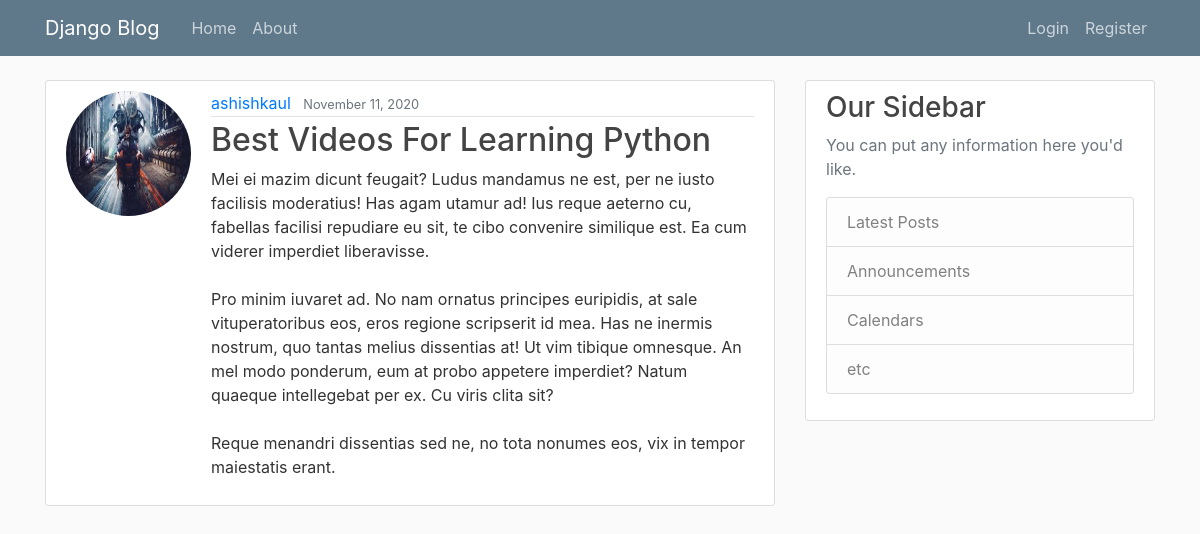
The page /post/29/ on the database its author committed.
### blog/models.py (models this page shows, shortened)
class Post(models.Model):
    title = models.CharField(max_length=100)
    post = models.TextField()
    date_posted = models.DateTimeField(default=timezone.now)
    author = models.ForeignKey(User, on_delete=models.CASCADE)

### users/models.py (models this page shows, shortened)
class Profile(models.Model):
    user = models.OneToOneField(User, on_delete=models.CASCADE)
    image = models.ImageField(default='default.jpeg', upload_to='profile-pics')

### blog/views.py (the view)
# urls.py: path('post/<int:pk>/', PostDetailView.as_view(), name='post-detail'),
class PostDetailView(DetailView):
    model = Post

### blog/templates/blog/post_detail.html (shortened to what this page needs)
{% extends "blog/base.html" %}
{% block content %}
  <article class="media content-section">
  <img class="rounded-circle account-img" src="{{ object.author.profile.image.url }}">
  <div class="media-body">
    <div class="article-metadata">
      <a class="mr-2" href="{% url 'user-posts' object.author.username %}">{{ object.author }}</a>
      <small class="text-muted">{{ object.date_posted|date:"F d, Y" }}</small>
    </div>
    <h2 class="article-content">{{ object.title }}</h2>
    <p class="article-content">{{ object.post }}</p>
  </div>
  </article>
{% endblock content %}

### blog/templates/blog/static/blog/main.css (style rules this page uses)
body { background: #fafafa; color: #333333; margin-top: 5rem; }
h1, h2, h3, h4, h5, h6 { color: #444444; }
.content-section { background: #ffffff; padding: 10px 20px; border: 1px solid #dddddd; border-radius: 3px; margin-bottom: 20px; }
.article-content { white-space: pre-line; }
.article-metadata { padding-bottom: 1px; margin-bottom: 4px; border-bottom: 1px solid #e3e3e3 }
.account-img { height: 125px; width: 125px; margin-right: 20px; margin-bottom: 16px; }

### rows shown on the page
Post: author.profile.image (picture), author "ashishkaul", date_posted "November 11, 2020", title "Best Videos For Learning Python", post "Mei ei mazim dicunt feugait? Ludus mandamus ne est, per ne iusto facilisis moderatius! Has agam utamur ad! Ius reque aeterno cu, fabellas facilisi repudiare eu sit, te cibo convenire similique est. Ea cum viderer imperdiet liberavisse. Pro minim iuvaret ad. No nam ornatus principes euripidis, at sale vituperatoribus eos, eros regione scripserit id mea. Has ne inermis nostrum, quo tantas melius dissentias at! Ut vim tibique omnesque. An mel modo ponderum, eum at probo appetere imperdiet? Natum quaeque intellegebat per ex. Cu viris clita sit? Reque menandri dissentias sed ne, no tota nonumes eos, vix in tempor maiestatis erant."
